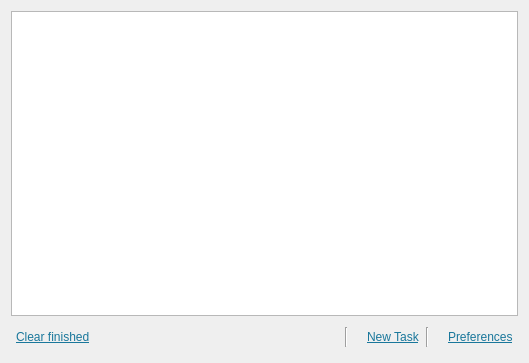
<?xml version="1.0" encoding="UTF-8"?>
<ui version="4.0">
 <class>Transf0r</class>
 <widget class="QWidget" name="Transf0r">
  <property name="geometry">
   <rect>
    <x>0</x>
    <y>0</y>
    <width>529</width>
    <height>363</height>
   </rect>
  </property>
  <property name="windowTitle">
   <string>Form</string>
  </property>
  <layout class="QVBoxLayout" name="verticalLayout">
   <item>
    <widget class="QListWidget" name="listWidget">
     <property name="contextMenuPolicy">
      <enum>Qt::ActionsContextMenu</enum>
     </property>
     <property name="editTriggers">
      <set>QAbstractItemView::NoEditTriggers</set>
     </property>
     <property name="iconSize">
      <size>
       <width>0</width>
       <height>30</height>
      </size>
     </property>
    </widget>
   </item>
   <item>
    <layout class="QHBoxLayout" name="horizontalLayout">
     <property name="leftMargin">
      <number>5</number>
     </property>
     <property name="rightMargin">
      <number>5</number>
     </property>
     <item>
      <widget class="QLabel" name="label">
       <property name="sizePolicy">
        <sizepolicy hsizetype="Preferred" vsizetype="Fixed">
         <horstretch>0</horstretch>
         <verstretch>0</verstretch>
        </sizepolicy>
       </property>
       <property name="minimumSize">
        <size>
         <width>0</width>
         <height>30</height>
        </size>
       </property>
       <property name="text">
        <string>&lt;html&gt;&lt;head/&gt;&lt;body&gt;&lt;p&gt;&lt;a href=&quot;#clear&quot;&gt;&lt;span style=&quot; text-decoration: underline; color:#19779b;&quot;&gt;Clear finished&lt;/span&gt;&lt;/a&gt;&lt;/p&gt;&lt;/body&gt;&lt;/html&gt;</string>
       </property>
      </widget>
     </item>
     <item>
      <spacer name="horizontalSpacer">
       <property name="minimumSize">
        <size>
         <width>0</width>
         <height>30</height>
        </size>
       </property>
       <property name="orientation">
        <enum>Qt::Horizontal</enum>
       </property>
       <property name="sizeHint" stdset="0">
        <size>
         <width>40</width>
         <height>20</height>
        </size>
       </property>
      </spacer>
     </item>
     <item>
      <widget class="Line" name="line">
       <property name="sizePolicy">
        <sizepolicy hsizetype="Fixed" vsizetype="Fixed">
         <horstretch>0</horstretch>
         <verstretch>0</verstretch>
        </sizepolicy>
       </property>
       <property name="minimumSize">
        <size>
         <width>0</width>
         <height>20</height>
        </size>
       </property>
       <property name="orientation">
        <enum>Qt::Vertical</enum>
       </property>
      </widget>
     </item>
     <item>
      <widget class="QLabel" name="label_4">
       <property name="text">
        <string/>
       </property>
       <property name="pixmap">
        <pixmap resource="resources.qrc">:/resources/images/vcs-added.png</pixmap>
       </property>
      </widget>
     </item>
     <item>
      <widget class="QLabel" name="label_3">
       <property name="sizePolicy">
        <sizepolicy hsizetype="Preferred" vsizetype="Fixed">
         <horstretch>0</horstretch>
         <verstretch>0</verstretch>
        </sizepolicy>
       </property>
       <property name="minimumSize">
        <size>
         <width>0</width>
         <height>30</height>
        </size>
       </property>
       <property name="text">
        <string>&lt;html&gt;&lt;head/&gt;&lt;body&gt;&lt;p&gt;&lt;a href=&quot;#clear&quot;&gt;&lt;span style=&quot; text-decoration: underline; color:#19779b;&quot;&gt;New Task&lt;/span&gt;&lt;/a&gt;&lt;/p&gt;&lt;/body&gt;&lt;/html&gt;</string>
       </property>
      </widget>
     </item>
     <item>
      <widget class="Line" name="line_3">
       <property name="sizePolicy">
        <sizepolicy hsizetype="Fixed" vsizetype="Fixed">
         <horstretch>0</horstretch>
         <verstretch>0</verstretch>
        </sizepolicy>
       </property>
       <property name="minimumSize">
        <size>
         <width>0</width>
         <height>20</height>
        </size>
       </property>
       <property name="orientation">
        <enum>Qt::Vertical</enum>
       </property>
      </widget>
     </item>
     <item>
      <widget class="QLabel" name="label_5">
       <property name="text">
        <string/>
       </property>
       <property name="pixmap">
        <pixmap resource="resources.qrc">:/resources/images/text-field.png</pixmap>
       </property>
      </widget>
     </item>
     <item>
      <widget class="QLabel" name="label_6">
       <property name="sizePolicy">
        <sizepolicy hsizetype="Preferred" vsizetype="Fixed">
         <horstretch>0</horstretch>
         <verstretch>0</verstretch>
        </sizepolicy>
       </property>
       <property name="minimumSize">
        <size>
         <width>0</width>
         <height>30</height>
        </size>
       </property>
       <property name="text">
        <string>&lt;html&gt;&lt;head/&gt;&lt;body&gt;&lt;p&gt;&lt;a href=&quot;#clear&quot;&gt;&lt;span style=&quot; text-decoration: underline; color:#19779b;&quot;&gt;Preferences&lt;/span&gt;&lt;/a&gt;&lt;/p&gt;&lt;/body&gt;&lt;/html&gt;</string>
       </property>
      </widget>
     </item>
    </layout>
   </item>
  </layout>
 </widget>
 <resources>
  <include location="resources.qrc"/>
 </resources>
 <connections/>
</ui>
